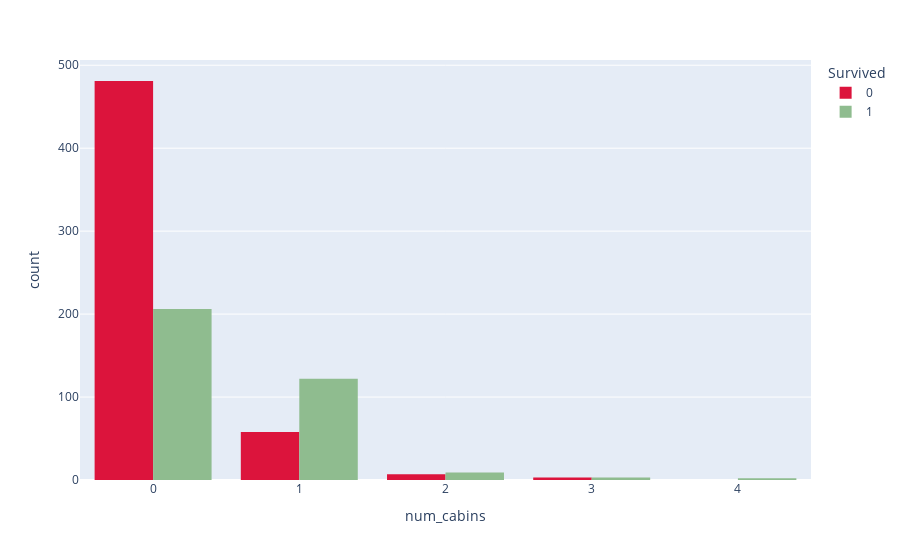

Here is the notebook cell this chart was saved with:
### Code cell
px.histogram(training, x='num_cabins', color='Survived', color_discrete_sequence=['crimson','darkseagreen'], barmode='group')

### Figure 1 — Plotly figure (JSON) as saved in the notebook; plotly's stock layout.template omitted (floating-point values rounded to 4 significant figures; data arrays with more than 128 entries replaced by an {"elided": "..."} marker saying what was removed)
{"data": [{"alignmentgroup": "True", "bingroup": "x", "hovertemplate": "Survived=0<br>num_cabins=%{x}<br>count=%{y}<extra></extra>", "legendgroup": "0", "marker": {"color": "crimson", "pattern": {"shape": ""}}, "name": "0", "offsetgroup": "0", "orientation": "v", "showlegend": true, "type": "histogram", "x": {"elided": "549 int values"}, "xaxis": "x", "yaxis": "y"}, {"alignmentgroup": "True", "bingroup": "x", "hovertemplate": "Survived=1<br>num_cabins=%{x}<br>count=%{y}<extra></extra>", "legendgroup": "1", "marker": {"color": "darkseagreen", "pattern": {"shape": ""}}, "name": "1", "offsetgroup": "1", "orientation": "v", "showlegend": true, "type": "histogram", "x": {"elided": "342 int values"}, "xaxis": "x", "yaxis": "y"}], "layout": {"barmode": "group", "legend": {"title": {"text": "Survived"}, "tracegroupgap": 0}, "margin": {"t": 60}, "xaxis": {"anchor": "y", "domain": [0, 1], "title": {"text": "num_cabins"}}, "yaxis": {"anchor": "x", "domain": [0, 1], "title": {"text": "count"}}}}
